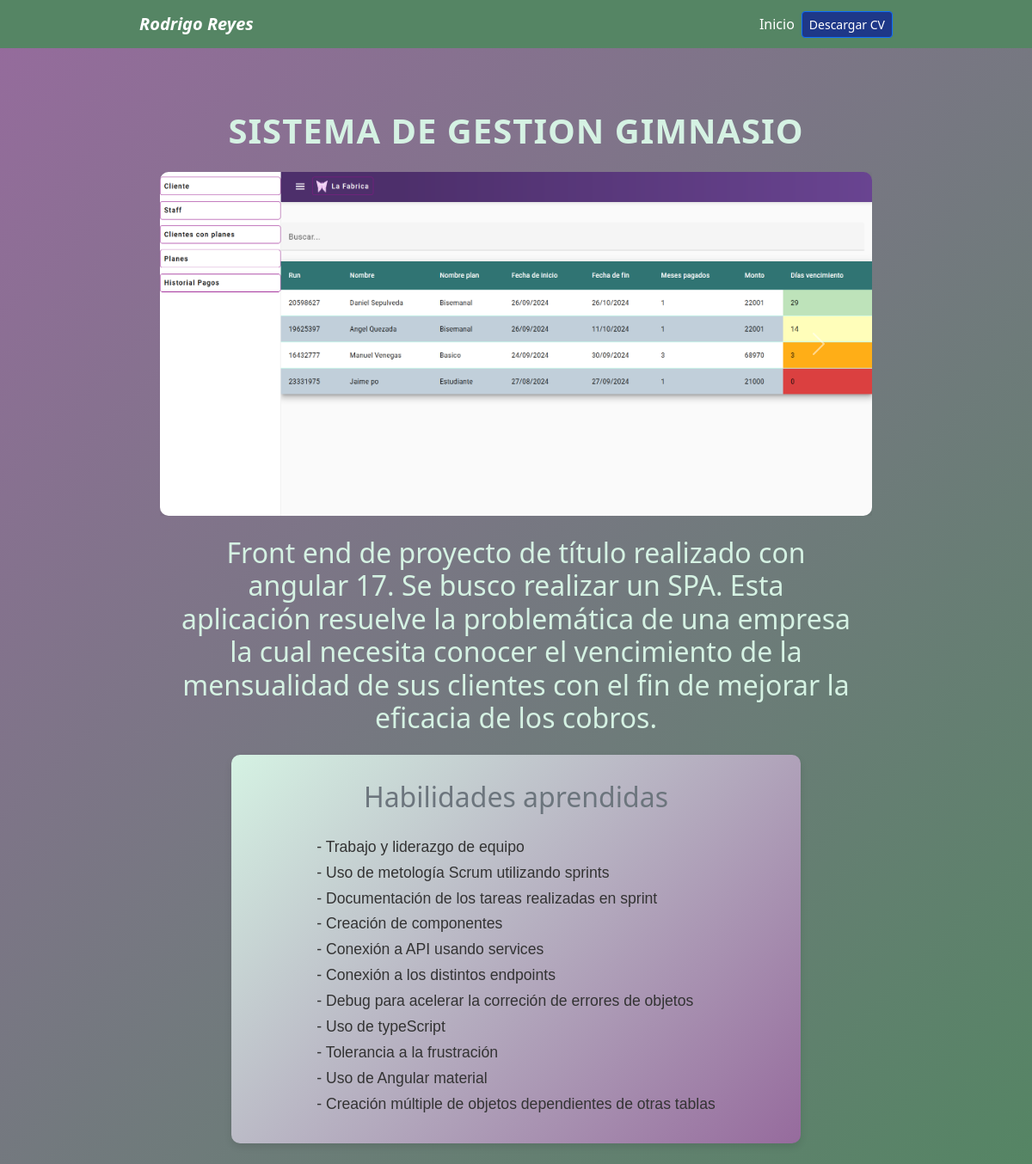
/detalle/8/, run on the app's committed database.
### portafolio/models.py (models this page shows)
class Proyecto(models.Model):
    titulo = models.CharField(max_length=100)
    desc = models.CharField(max_length=400)
    habilidades = models.CharField(max_length=500,blank=True)
    img = models.ImageField()
    url = models.URLField(blank=True)
    img2 = models.ImageField(blank=True, null=True)
    img3 = models.ImageField(blank=True, null=True)
    img4 = models.ImageField(blank=True, null=True)
    img5 = models.ImageField(blank=True, null=True)
    img6 = models.ImageField(blank=True, null=True)

### portafolio/views.py (the view)
# urls.py: path("detalle/", views.detalle, name='detalle'),
def detalle(request, proyecto_id):
    publicacion = get_object_or_404(Proyecto, id=proyecto_id)
    habilidades_lista = publicacion.habilidades.split(",")
    img_list = [publicacion.img.url]
    if publicacion.img2:
        img_list.append(publicacion.img2.url)
    if publicacion.img3:
        img_list.append(publicacion.img3.url)
    if publicacion.img4:
        img_list.append(publicacion.img4.url)
    if publicacion.img5:
        img_list.append(publicacion.img5.url)
    if publicacion.img6:
        img_list.append(publicacion.img6.url)
    context = {
        'publicacion': publicacion,
        'img_list': img_list,
        'habilidades_lista': habilidades_lista,
    }
    return render(request, 'detalle.html', context)

### portafolio/templates/detalle.html (shortened to what this page needs)
{% extends 'layout.html'%}
{% block content %}
{% load static %}
<!DOCTYPE html>
<html lang="en">
<head>
    <link href="https://cdn.jsdelivr.net/npm/bootstrap@5.3.3/dist/css/bootstrap.min.css" rel="stylesheet">
    <link rel="stylesheet" href="{% static 'main.css' %}">
</head>
<body>
<div class="container mt-5">
    <div class="text-center">
        <h1 class="display-4 text-uppercase fw-bold mb-4">{{publicacion.titulo}}</h1>
        <div id="carouselExampleControls" class="carousel slide" data-bs-ride="carousel">
            <div class="carousel-inner">
              <div class="carousel-item active">
                <img src="{{publicacion.img.url}}" class="d-block w-100" alt="Imagen 1">
              </div>
            </div>
            <button class="carousel-control-prev" type="button" data-bs-target="#carouselExampleControls" data-bs-slide="prev">
              <span class="carousel-control-prev-icon" aria-hidden="true"></span>
            </button>
            <button class="carousel-control-next" type="button" data-bs-target="#carouselExampleControls" data-bs-slide="next">
              <span class="carousel-control-next-icon" aria-hidden="true"></span>
            </button>
        </div>
        <h2 class="m-4">{{publicacion.desc}}</h2>
    </div>
    <div class="habilidades-section">
        <h2 class="text-center mb-4 text-secondary">Habilidades aprendidas</h2>
        <ul class="habilidades-list">
            {% for tarea in habilidades_lista %}
                <li class="habilidad-item">- {{ tarea }}</li>
            {% endfor %}
        </ul>
    </div>
</div>
</body>
</html>
{% endblock %}

### static/main.css (style rules this page uses)
body { background: linear-gradient(135deg, #966B9D, #558564); color: #D5F2E3; }
ul { list-style-position: outside; padding-left: 0; display: table; margin: 0 auto; }
li { display: table-row; margin-bottom: 10px; }
.bg-white-custom { color: #DCDCDC ! ; }
.habilidades-section { background: linear-gradient(135deg, #D5F2E3, #966B9D); padding: 20px; border-radius: 10px; box-shadow: 0 4px 8px rgba(0, 0, 0, 0.1); margin: auto; width: 80%; }
.habilidades-list { list-style-type: none; padding-left: 0; font-size: 1.2rem; }
.habilidad-item { padding: 10px 0; border-bottom: 1px solid #ddd; font-family: 'Arial', sans-serif; color: #333; transition: color 0.3s ease; }
.container { max-width: 900px; margin: auto; }
.display-4 { font-size: 2.5rem; letter-spacing: 1px; }
img { max-width: 100%; height: auto; border-radius: 10px; box-shadow: 0 4px 15px rgba(0, 0, 0, 0.1); }
.habilidades-section { background-color: #f9f9f9; padding: 30px; border-radius: 10px; box-shadow: 0 4px 8px rgba(0, 0, 0, 0.1); }
.habilidades-list { list-style-type: none; padding-left: 0; font-size: 1.1rem; color: #333; line-height: 1.7; }
.habilidad-item { padding: 10px 0; border-bottom: 1px solid #ddd; transition: color 0.3s ease; }
.text-secondary { color: #6c757d; }

### portafolio/templates/detalle.html (style rules this page uses)
.carousel-item img { height: 400px; display: flex; flex-direction: column; }

### data on the page
Proyecto: titulo "SISTEMA DE GESTION GIMNASIO", img (picture), desc "Front end de proyecto de título realizado con angular 17. Se busco realizar un SPA. Esta aplicación resuelve la problemática de una empresa la cual necesita conocer el vencimiento de la mensualidad de sus clientes con el fin de mejorar la eficacia de los cobros."

### other printed values
{{ tarea }} "Trabajo y liderazgo de equipo" "Uso de metología Scrum utilizando sprints" "Documentación de los tareas realizadas en sprint" "Creación de componentes" "Conexión a API usando services" "Conexión a los distintos endpoints" "Debug para acelerar la correción de errores de objetos" "Uso de typeScript" "Tolerancia a la frustración" "Uso de Angular material" "Creación múltiple de objetos dependientes de otras tablas"
